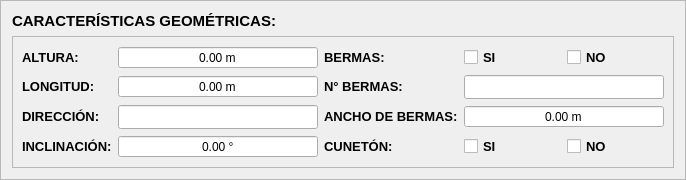
            <widget class="QFrame" name="frameCaracteristicas">
             <property name="frameShape">
              <enum>QFrame::Shape::StyledPanel</enum>
             </property>
             <property name="frameShadow">
              <enum>QFrame::Shadow::Raised</enum>
             </property>
             <layout class="QVBoxLayout" name="verticalLayout_2" stretch="1,8">
              <item>
               <widget class="QLabel" name="lblCaracteristicas">
                <property name="font">
                 <font>
                  <pointsize>11</pointsize>
                  <bold>true</bold>
                 </font>
                </property>
                <property name="text">
                 <string>&lt;html&gt;&lt;head/&gt;&lt;body&gt;&lt;p&gt;CARACTERÍSTICAS GEOMÉTRICAS:&lt;/p&gt;&lt;/body&gt;&lt;/html&gt;</string>
                </property>
               </widget>
              </item>
              <item>
               <widget class="QFrame" name="frameDatos">
                <property name="frameShape">
                 <enum>QFrame::Shape::StyledPanel</enum>
                </property>
                <property name="frameShadow">
                 <enum>QFrame::Shadow::Raised</enum>
                </property>
                <layout class="QGridLayout" name="gridLayout_3" columnstretch="0,0,0,0,0">
                 <item row="3" column="2">
                  <widget class="QLabel" name="lblCuneton">
                   <property name="sizePolicy">
                    <sizepolicy hsizetype="Fixed" vsizetype="Preferred">
                     <horstretch>0</horstretch>
                     <verstretch>0</verstretch>
                    </sizepolicy>
                   </property>
                   <property name="font">
                    <font>
                     <pointsize>10</pointsize>
                     <bold>true</bold>
                    </font>
                   </property>
                   <property name="text">
                    <string>&lt;html&gt;&lt;head/&gt;&lt;body&gt;&lt;p&gt;CUNETÓN:&lt;/p&gt;&lt;/body&gt;&lt;/html&gt;</string>
                   </property>
                  </widget>
                 </item>
                 <item row="1" column="3" colspan="2">
                  <widget class="QLineEdit" name="txtNBermas">
                   <property name="sizePolicy">
                    <sizepolicy hsizetype="Preferred" vsizetype="Fixed">
                     <horstretch>0</horstretch>
                     <verstretch>0</verstretch>
                    </sizepolicy>
                   </property>
                   <property name="minimumSize">
                    <size>
                     <width>200</width>
                     <height>24</height>
                    </size>
                   </property>
                   <property name="alignment">
                    <set>Qt::AlignmentFlag::AlignCenter</set>
                   </property>
                  </widget>
                 </item>
                 <item row="1" column="2">
                  <widget class="QLabel" name="lblNBermas">
                   <property name="sizePolicy">
                    <sizepolicy hsizetype="Fixed" vsizetype="Preferred">
                     <horstretch>0</horstretch>
                     <verstretch>0</verstretch>
                    </sizepolicy>
                   </property>
                   <property name="font">
                    <font>
                     <pointsize>10</pointsize>
                     <bold>true</bold>
                    </font>
                   </property>
                   <property name="text">
                    <string>&lt;html&gt;&lt;head/&gt;&lt;body&gt;&lt;p&gt;N° BERMAS:&lt;/p&gt;&lt;/body&gt;&lt;/html&gt;</string>
                   </property>
                  </widget>
                 </item>
                 <item row="1" column="0">
                  <widget class="QLabel" name="lblLongitud">
                   <property name="sizePolicy">
                    <sizepolicy hsizetype="Fixed" vsizetype="Preferred">
                     <horstretch>0</horstretch>
                     <verstretch>0</verstretch>
                    </sizepolicy>
                   </property>
                   <property name="font">
                    <font>
                     <pointsize>10</pointsize>
                     <bold>true</bold>
                    </font>
                   </property>
                   <property name="text">
                    <string>&lt;html&gt;&lt;head/&gt;&lt;body&gt;&lt;p&gt;LONGITUD:&lt;/p&gt;&lt;/body&gt;&lt;/html&gt;</string>
                   </property>
                  </widget>
                 </item>
                 <item row="0" column="4">
                  <widget class="QCheckBox" name="checkNoBermas">
                   <property name="sizePolicy">
                    <sizepolicy hsizetype="Preferred" vsizetype="Fixed">
                     <horstretch>0</horstretch>
                     <verstretch>0</verstretch>
                    </sizepolicy>
                   </property>
                   <property name="minimumSize">
                    <size>
                     <width>0</width>
                     <height>0</height>
                    </size>
                   </property>
                   <property name="font">
                    <font>
                     <pointsize>10</pointsize>
                     <bold>true</bold>
                    </font>
                   </property>
                   <property name="text">
                    <string>NO</string>
                   </property>
                  </widget>
                 </item>
                 <item row="0" column="2">
                  <widget class="QLabel" name="lblBermas">
                   <property name="sizePolicy">
                    <sizepolicy hsizetype="Fixed" vsizetype="Preferred">
                     <horstretch>0</horstretch>
                     <verstretch>0</verstretch>
                    </sizepolicy>
                   </property>
                   <property name="font">
                    <font>
                     <pointsize>10</pointsize>
                     <bold>true</bold>
                    </font>
                   </property>
                   <property name="text">
                    <string>&lt;html&gt;&lt;head/&gt;&lt;body&gt;&lt;p&gt;BERMAS:&lt;/p&gt;&lt;/body&gt;&lt;/html&gt;</string>
                   </property>
                  </widget>
                 </item>
                 <item row="2" column="0">
                  <widget class="QLabel" name="lblDireccion">
                   <property name="sizePolicy">
                    <sizepolicy hsizetype="Fixed" vsizetype="Preferred">
                     <horstretch>0</horstretch>
                     <verstretch>0</verstretch>
                    </sizepolicy>
                   </property>
                   <property name="font">
                    <font>
                     <pointsize>10</pointsize>
                     <bold>true</bold>
                    </font>
                   </property>
                   <property name="text">
                    <string>&lt;html&gt;&lt;head/&gt;&lt;body&gt;&lt;p&gt;DIRECCIÓN:&lt;/p&gt;&lt;/body&gt;&lt;/html&gt;</string>
                   </property>
                  </widget>
                 </item>
                 <item row="0" column="0">
                  <widget class="QLabel" name="lblAltura">
                   <property name="sizePolicy">
                    <sizepolicy hsizetype="Fixed" vsizetype="Preferred">
                     <horstretch>0</horstretch>
                     <verstretch>0</verstretch>
                    </sizepolicy>
                   </property>
                   <property name="font">
                    <font>
                     <pointsize>10</pointsize>
                     <bold>true</bold>
                    </font>
                   </property>
                   <property name="text">
                    <string>&lt;html&gt;&lt;head/&gt;&lt;body&gt;&lt;p&gt;ALTURA:&lt;/p&gt;&lt;/body&gt;&lt;/html&gt;</string>
                   </property>
                  </widget>
                 </item>
                 <item row="0" column="3">
                  <widget class="QCheckBox" name="checkSiBermas">
                   <property name="sizePolicy">
                    <sizepolicy hsizetype="Preferred" vsizetype="Fixed">
                     <horstretch>0</horstretch>
                     <verstretch>0</verstretch>
                    </sizepolicy>
                   </property>
                   <property name="minimumSize">
                    <size>
                     <width>0</width>
                     <height>0</height>
                    </size>
                   </property>
                   <property name="font">
                    <font>
                     <pointsize>10</pointsize>
                     <bold>true</bold>
                    </font>
                   </property>
                   <property name="text">
                    <string>SI</string>
                   </property>
                  </widget>
                 </item>
                 <item row="2" column="1">
                  <widget class="QLineEdit" name="txtDireccion">
                   <property name="sizePolicy">
                    <sizepolicy hsizetype="Preferred" vsizetype="Fixed">
                     <horstretch>0</horstretch>
                     <verstretch>0</verstretch>
                    </sizepolicy>
                   </property>
                   <property name="minimumSize">
                    <size>
                     <width>200</width>
                     <height>24</height>
                    </size>
                   </property>
                   <property name="alignment">
                    <set>Qt::AlignmentFlag::AlignCenter</set>
                   </property>
                  </widget>
                 </item>
                 <item row="3" column="0">
                  <widget class="QLabel" name="lblInclinacion">
                   <property name="sizePolicy">
                    <sizepolicy hsizetype="Fixed" vsizetype="Preferred">
                     <horstretch>0</horstretch>
                     <verstretch>0</verstretch>
                    </sizepolicy>
                   </property>
                   <property name="font">
                    <font>
                     <pointsize>10</pointsize>
                     <bold>true</bold>
                    </font>
                   </property>
                   <property name="text">
                    <string>&lt;html&gt;&lt;head/&gt;&lt;body&gt;&lt;p&gt;INCLINACIÓN:&lt;/p&gt;&lt;/body&gt;&lt;/html&gt;</string>
                   </property>
                  </widget>
                 </item>
                 <item row="2" column="2">
                  <widget class="QLabel" name="lblAnchoBermas">
                   <property name="sizePolicy">
                    <sizepolicy hsizetype="Fixed" vsizetype="Preferred">
                     <horstretch>0</horstretch>
                     <verstretch>0</verstretch>
                    </sizepolicy>
                   </property>
                   <property name="font">
                    <font>
                     <pointsize>10</pointsize>
                     <bold>true</bold>
                    </font>
                   </property>
                   <property name="text">
                    <string>&lt;html&gt;&lt;head/&gt;&lt;body&gt;&lt;p&gt;ANCHO DE BERMAS:&lt;/p&gt;&lt;/body&gt;&lt;/html&gt;</string>
                   </property>
                  </widget>
                 </item>
                 <item row="3" column="3">
                  <widget class="QCheckBox" name="checkSiCuneton">
                   <property name="sizePolicy">
                    <sizepolicy hsizetype="Preferred" vsizetype="Fixed">
                     <horstretch>0</horstretch>
                     <verstretch>0</verstretch>
                    </sizepolicy>
                   </property>
                   <property name="minimumSize">
                    <size>
                     <width>0</width>
                     <height>0</height>
                    </size>
                   </property>
                   <property name="font">
                    <font>
                     <pointsize>10</pointsize>
                     <bold>true</bold>
                    </font>
                   </property>
                   <property name="text">
                    <string>SI</string>
                   </property>
                  </widget>
                 </item>
                 <item row="3" column="4">
                  <widget class="QCheckBox" name="checkNoCuneton">
                   <property name="sizePolicy">
                    <sizepolicy hsizetype="Preferred" vsizetype="Fixed">
                     <horstretch>0</horstretch>
                     <verstretch>0</verstretch>
                    </sizepolicy>
                   </property>
                   <property name="minimumSize">
                    <size>
                     <width>0</width>
                     <height>0</height>
                    </size>
                   </property>
                   <property name="font">
                    <font>
                     <pointsize>10</pointsize>
                     <bold>true</bold>
                    </font>
                   </property>
                   <property name="text">
                    <string>NO</string>
                   </property>
                  </widget>
                 </item>
                 <item row="0" column="1">
                  <widget class="QDoubleSpinBox" name="spnAltura">
                   <property name="enabled">
                    <bool>true</bool>
                   </property>
                   <property name="frame">
                    <bool>true</bool>
                   </property>
                   <property name="alignment">
                    <set>Qt::AlignmentFlag::AlignCenter</set>
                   </property>
                   <property name="buttonSymbols">
                    <enum>QAbstractSpinBox::ButtonSymbols::NoButtons</enum>
                   </property>
                   <property name="correctionMode">
                    <enum>QAbstractSpinBox::CorrectionMode::CorrectToPreviousValue</enum>
                   </property>
                   <property name="keyboardTracking">
                    <bool>false</bool>
                   </property>
                   <property name="suffix">
                    <string> m</string>
                   </property>
                   <property name="maximum">
                    <double>9999.989999999999782</double>
                   </property>
                   <property name="singleStep">
                    <double>0.100000000000000</double>
                   </property>
                  </widget>
                 </item>
                 <item row="1" column="1">
                  <widget class="QDoubleSpinBox" name="spnLongitud">
                   <property name="frame">
                    <bool>true</bool>
                   </property>
                   <property name="alignment">
                    <set>Qt::AlignmentFlag::AlignCenter</set>
                   </property>
                   <property name="buttonSymbols">
                    <enum>QAbstractSpinBox::ButtonSymbols::NoButtons</enum>
                   </property>
                   <property name="keyboardTracking">
                    <bool>false</bool>
                   </property>
                   <property name="suffix">
                    <string> m</string>
                   </property>
                   <property name="maximum">
                    <double>9999.989999999999782</double>
                   </property>
                   <property name="singleStep">
                    <double>0.100000000000000</double>
                   </property>
                  </widget>
                 </item>
                 <item row="3" column="1">
                  <widget class="QDoubleSpinBox" name="spnInclinacion">
                   <property name="frame">
                    <bool>true</bool>
                   </property>
                   <property name="alignment">
                    <set>Qt::AlignmentFlag::AlignCenter</set>
                   </property>
                   <property name="buttonSymbols">
                    <enum>QAbstractSpinBox::ButtonSymbols::NoButtons</enum>
                   </property>
                   <property name="keyboardTracking">
                    <bool>false</bool>
                   </property>
                   <property name="suffix">
                    <string> °</string>
                   </property>
                   <property name="maximum">
                    <double>90.000000000000000</double>
                   </property>
                   <property name="singleStep">
                    <double>0.100000000000000</double>
                   </property>
                  </widget>
                 </item>
                 <item row="2" column="3" colspan="2">
                  <widget class="QDoubleSpinBox" name="spnAnchoBermas">
                   <property name="frame">
                    <bool>true</bool>
                   </property>
                   <property name="alignment">
                    <set>Qt::AlignmentFlag::AlignCenter</set>
                   </property>
                   <property name="buttonSymbols">
                    <enum>QAbstractSpinBox::ButtonSymbols::NoButtons</enum>
                   </property>
                   <property name="keyboardTracking">
                    <bool>false</bool>
                   </property>
                   <property name="suffix">
                    <string> m</string>
                   </property>
                   <property name="maximum">
                    <double>9999.989999999999782</double>
                   </property>
                   <property name="singleStep">
                    <double>0.100000000000000</double>
                   </property>
                  </widget>
                 </item>
                </layout>
               </widget>
              </item>
             </layout>
            </widget>
